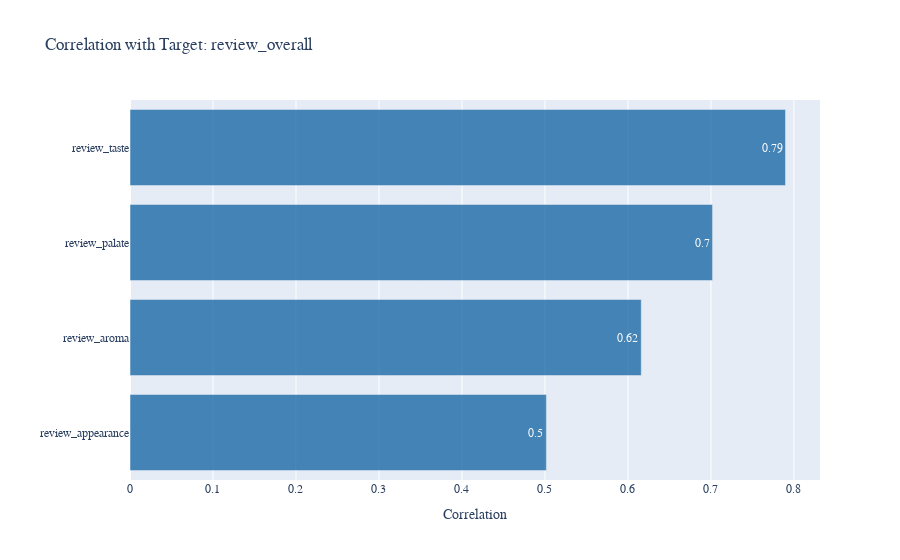

The notebook cell this image was saved under:
### Code cell
# Method 3 - Bar Chart: Plotly
# Correlation with target review_overall
factor_corr = corr_metrics[['review_overall']]\
    .drop(['review_overall'])\
    .reset_index()\
    .sort_values('review_overall', ascending=True)

# Plot it with Plotly
p4 = [go.Bar(x = factor_corr['review_overall'],
            y = factor_corr['index'],
            hoverinfo='x',
            text=factor_corr['review_overall'].round(2),
            textposition = 'inside',
            orientation = 'h',
            opacity=0.7, 
            marker=dict(
                color='rgb(1, 87, 155)'))]

# Pieces of Flair
layout = go.Layout(title='Correlation with Target: review_overall',
                   xaxis=dict(title="Correlation",
                              hoverformat = '.2f'),
                   margin = dict(l = 130),
                   font=dict(family='Courier New, monospace',
                            color='dark gray'))

fig = go.Figure(data=p4, layout=layout)

# Plot it
py.offline.iplot(fig)

### Figure 1 — Plotly figure (JSON) as saved in the notebook; plotly's stock layout.template omitted (floating-point values rounded to 4 significant figures)
{"data": [{"hoverinfo": "x", "marker": {"color": "rgb(1, 87, 155)"}, "opacity": 0.7, "orientation": "h", "text": [0.5, 0.62, 0.7, 0.79], "textposition": "inside", "type": "bar", "x": [0.5017, 0.616, 0.7019, 0.7898], "y": ["review_appearance", "review_aroma", "review_palate", "review_taste"]}], "layout": {"font": {"color": "dark gray", "family": "Courier New, monospace"}, "margin": {"l": 130}, "title": {"text": "Correlation with Target: review_overall"}, "xaxis": {"hoverformat": ".2f", "title": {"text": "Correlation"}}}}
